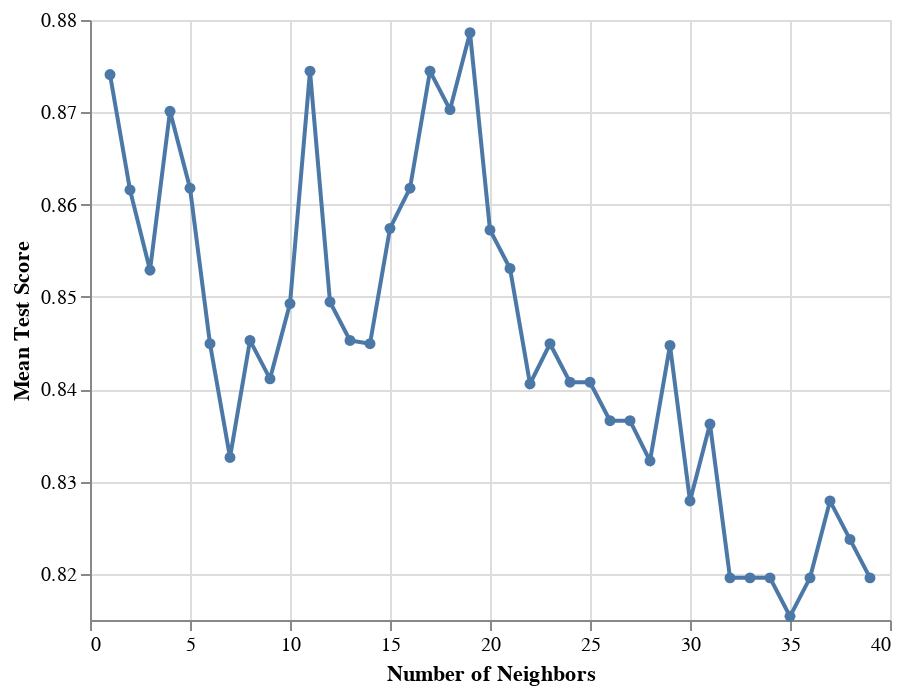

The notebook cell saved with this chart:
### Code cell
accuracy_versus_k_grid = alt.Chart(accuracies_grid).mark_line(point=True).encode(
    x = alt.X('param_kneighborsclassifier__n_neighbors', title='Number of Neighbors', scale=alt.Scale(zero=False)),
    y = alt.Y('mean_test_score', title='Mean Test Score', scale=alt.Scale(zero=False))
)

 
accuracy_versus_k_grid

### Figure 1 — Vega-Lite specification as saved in the notebook (floating-point values rounded to 4 significant figures)
{"config": {"view": {"continuousWidth": 400, "continuousHeight": 300}}, "data": {"name": "data-ab64eff7c8b07280aaa19ad0a220c3d9"}, "mark": {"type": "line", "point": true}, "encoding": {"x": {"field": "param_kneighborsclassifier__n_neighbors", "scale": {"zero": false}, "title": "Number of Neighbors", "type": "quantitative"}, "y": {"field": "mean_test_score", "scale": {"zero": false}, "title": "Mean Test Score", "type": "quantitative"}}, "$schema": "https://vega.github.io/schema/vega-lite/v4.17.0.json", "datasets": {"data-ab64eff7c8b07280aaa19ad0a220c3d9": [{"mean_fit_time": 0.009514, "std_fit_time": 0.0006741, "mean_score_time": 0.008527, "std_score_time": 0.00261, "param_kneighborsclassifier__n_neighbors": 1, "params": {"kneighborsclassifier__n_neighbors": 1}, "split0_test_score": 0.875, "split1_test_score": 0.8333, "split2_test_score": 0.875, "split3_test_score": 0.875, "split4_test_score": 0.9583, "split5_test_score": 0.7917, "split6_test_score": 0.9167, "split7_test_score": 0.8333, "split8_test_score": 0.913, "split9_test_score": 0.8696, "mean_test_score": 0.8741, "std_test_score": 0.04535, "rank_test_score": 4}, {"mean_fit_time": 0.01126, "std_fit_time": 0.004195, "mean_score_time": 0.008074, "std_score_time": 0.0007426, "param_kneighborsclassifier__n_neighbors": 2, "params": {"kneighborsclassifier__n_neighbors": 2}, "split0_test_score": 0.875, "split1_test_score": 0.875, "split2_test_score": 0.8333, "split3_test_score": 0.8333, "split4_test_score": 0.875, "split5_test_score": 0.7917, "split6_test_score": 0.875, "split7_test_score": 0.875, "split8_test_score": 0.913, "split9_test_score": 0.8696, "mean_test_score": 0.8616, "std_test_score": 0.03177, "rank_test_score": 9}, {"mean_fit_time": 0.008691, "std_fit_time": 0.0007418, "mean_score_time": 0.007494, "std_score_time": 0.0006661, "param_kneighborsclassifier__n_neighbors": 3, "params": {"kneighborsclassifier__n_neighbors": 3}, "split0_test_score": 0.7917, "split1_test_score": 0.875, "split2_test_score": 0.8333, "split3_test_score": 0.8333, "split4_test_score": 0.9167, "split5_test_score": 0.7917, "split6_test_score": 0.9167, "split7_test_score": 0.875, "split8_test_score": 0.8261, "split9_test_score": 0.8696, "mean_test_score": 0.8529, "std_test_score": 0.04286, "rank_test_score": 13}, {"mean_fit_time": 0.009444, "std_fit_time": 0.001446, "mean_score_time": 0.007995, "std_score_time": 0.001523, "param_kneighborsclassifier__n_neighbors": 4, "params": {"kneighborsclassifier__n_neighbors": 4}, "split0_test_score": 0.8333, "split1_test_score": 0.875, "split2_test_score": 0.8333, "split3_test_score": 0.7917, "split4_test_score": 0.9583, "split5_test_score": 0.8333, "split6_test_score": 0.875, "split7_test_score": 0.875, "split8_test_score": 0.913, "split9_test_score": 0.913, "mean_test_score": 0.8701, "std_test_score": 0.04664, "rank_test_score": 6}, {"mean_fit_time": 0.008766, "std_fit_time": 0.0004266, "mean_score_time": 0.007335, "std_score_time": 0.0004075, "param_kneighborsclassifier__n_neighbors": 5, "params": {"kneighborsclassifier__n_neighbors": 5}, "split0_test_score": 0.7917, "split1_test_score": 0.9167, "split2_test_score": 0.8333, "split3_test_score": 0.7917, "split4_test_score": 0.9167, "split5_test_score": 0.8333, "split6_test_score": 0.875, "split7_test_score": 0.8333, "split8_test_score": 0.913, "split9_test_score": 0.913, "mean_test_score": 0.8618, "std_test_score": 0.0487, "rank_test_score": 8}, {"mean_fit_time": 0.008665, "std_fit_time": 0.0004524, "mean_score_time": 0.007636, "std_score_time": 0.0005003, "param_kneighborsclassifier__n_neighbors": 6, "params": {"kneighborsclassifier__n_neighbors": 6}, "split0_test_score": 0.7917, "split1_test_score": 0.9167, "split2_test_score": 0.75, "split3_test_score": 0.75, "split4_test_score": 0.9583, "split5_test_score": 0.7917, "split6_test_score": 0.8333, "split7_test_score": 0.875, "split8_test_score": 0.8696, "split9_test_score": 0.913, "mean_test_score": 0.8449, "std_test_score": 0.06927, "rank_test_score": 19}, {"mean_fit_time": 0.008984, "std_fit_time": 0.0005936, "mean_score_time": 0.007636, "std_score_time": 0.0005159, "param_kneighborsclassifier__n_neighbors": 7, "params": {"kneighborsclassifier__n_neighbors": 7}, "split0_test_score": 0.6667, "split1_test_score": 0.9167, "split2_test_score": 0.7917, "split3_test_score": 0.7083, "split4_test_score": 0.9583, "split5_test_score": 0.7917, "split6_test_score": 0.7917, "split7_test_score": 0.875, "split8_test_score": 0.9565, "split9_test_score": 0.8696, "mean_test_score": 0.8326, "std_test_score": 0.09455, "rank_test_score": 29}, {"mean_fit_time": 0.008741, "std_fit_time": 0.0004165, "mean_score_time": 0.007366, "std_score_time": 0.0002832, "param_kneighborsclassifier__n_neighbors": 8, "params": {"kneighborsclassifier__n_neighbors": 8}, "split0_test_score": 0.7917, "split1_test_score": 0.9167, "split2_test_score": 0.7083, "split3_test_score": 0.7083, "split4_test_score": 0.9583, "split5_test_score": 0.875, "split6_test_score": 0.7917, "split7_test_score": 0.8333, "split8_test_score": 0.9565, "split9_test_score": 0.913, "mean_test_score": 0.8453, "std_test_score": 0.08895, "rank_test_score": 16}, {"mean_fit_time": 0.008712, "std_fit_time": 0.0003604, "mean_score_time": 0.007626, "std_score_time": 0.0005324, "param_kneighborsclassifier__n_neighbors": 9, "params": {"kneighborsclassifier__n_neighbors": 9}, "split0_test_score": 0.7083, "split1_test_score": 0.9167, "split2_test_score": 0.7083, "split3_test_score": 0.75, "split4_test_score": 0.9583, "split5_test_score": 0.8333, "split6_test_score": 0.8333, "split7_test_score": 0.8333, "split8_test_score": 0.9565, "split9_test_score": 0.913, "mean_test_score": 0.8411, "std_test_score": 0.09038, "rank_test_score": 22}, {"mean_fit_time": 0.008798, "std_fit_time": 0.0004185, "mean_score_time": 0.007708, "std_score_time": 0.0007007, "param_kneighborsclassifier__n_neighbors": 10, "params": {"kneighborsclassifier__n_neighbors": 10}, "split0_test_score": 0.75, "split1_test_score": 0.9167, "split2_test_score": 0.7083, "split3_test_score": 0.75, "split4_test_score": 0.9583, "split5_test_score": 0.875, "split6_test_score": 0.8333, "split7_test_score": 0.875, "split8_test_score": 0.913, "split9_test_score": 0.913, "mean_test_score": 0.8493, "std_test_score": 0.08107, "rank_test_score": 15}, {"mean_fit_time": 0.01, "std_fit_time": 0.001405, "mean_score_time": 0.01596, "std_score_time": 0.02172, "param_kneighborsclassifier__n_neighbors": 11, "params": {"kneighborsclassifier__n_neighbors": 11}, "split0_test_score": 0.7917, "split1_test_score": 0.9167, "split2_test_score": 0.7083, "split3_test_score": 0.8333, "split4_test_score": 0.9583, "split5_test_score": 0.875, "split6_test_score": 0.9583, "split7_test_score": 0.8333, "split8_test_score": 0.9565, "split9_test_score": 0.913, "mean_test_score": 0.8745, "std_test_score": 0.07868, "rank_test_score": 2}, {"mean_fit_time": 0.009345, "std_fit_time": 0.001185, "mean_score_time": 0.007908, "std_score_time": 0.001018, "param_kneighborsclassifier__n_neighbors": 12, "params": {"kneighborsclassifier__n_neighbors": 12}, "split0_test_score": 0.75, "split1_test_score": 0.875, "split2_test_score": 0.7083, "split3_test_score": 0.7917, "split4_test_score": 0.9583, "split5_test_score": 0.875, "split6_test_score": 0.8333, "split7_test_score": 0.8333, "split8_test_score": 0.9565, "split9_test_score": 0.913, "mean_test_score": 0.8495, "std_test_score": 0.07895, "rank_test_score": 14}, {"mean_fit_time": 0.009413, "std_fit_time": 0.001563, "mean_score_time": 0.007923, "std_score_time": 0.0005767, "param_kneighborsclassifier__n_neighbors": 13, "params": {"kneighborsclassifier__n_neighbors": 13}, "split0_test_score": 0.6667, "split1_test_score": 0.875, "split2_test_score": 0.75, "split3_test_score": 0.875, "split4_test_score": 0.9167, "split5_test_score": 0.7917, "split6_test_score": 0.8333, "split7_test_score": 0.875, "split8_test_score": 0.9565, "split9_test_score": 0.913, "mean_test_score": 0.8453, "std_test_score": 0.08289, "rank_test_score": 16}, {"mean_fit_time": 0.01054, "std_fit_time": 0.002541, "mean_score_time": 0.008731, "std_score_time": 0.001381, "param_kneighborsclassifier__n_neighbors": 14, "params": {"kneighborsclassifier__n_neighbors": 14}, "split0_test_score": 0.75, "split1_test_score": 0.875, "split2_test_score": 0.75, "split3_test_score": 0.8333, "split4_test_score": 0.9583, "split5_test_score": 0.8333, "split6_test_score": 0.7917, "split7_test_score": 0.875, "split8_test_score": 0.8696, "split9_test_score": 0.913, "mean_test_score": 0.8449, "std_test_score": 0.06407, "rank_test_score": 19}, {"mean_fit_time": 0.008918, "std_fit_time": 0.0008269, "mean_score_time": 0.007696, "std_score_time": 0.0009089, "param_kneighborsclassifier__n_neighbors": 15, "params": {"kneighborsclassifier__n_neighbors": 15}, "split0_test_score": 0.75, "split1_test_score": 0.875, "split2_test_score": 0.75, "split3_test_score": 0.875, "split4_test_score": 0.9583, "split5_test_score": 0.7917, "split6_test_score": 0.9167, "split7_test_score": 0.875, "split8_test_score": 0.8696, "split9_test_score": 0.913, "mean_test_score": 0.8574, "std_test_score": 0.06728, "rank_test_score": 10}, {"mean_fit_time": 0.008802, "std_fit_time": 0.0004127, "mean_score_time": 0.007729, "std_score_time": 0.0005802, "param_kneighborsclassifier__n_neighbors": 16, "params": {"kneighborsclassifier__n_neighbors": 16}, "split0_test_score": 0.7917, "split1_test_score": 0.875, "split2_test_score": 0.75, "split3_test_score": 0.8333, "split4_test_score": 0.9583, "split5_test_score": 0.875, "split6_test_score": 0.8333, "split7_test_score": 0.875, "split8_test_score": 0.8696, "split9_test_score": 0.9565, "mean_test_score": 0.8618, "std_test_score": 0.06157, "rank_test_score": 7}, {"mean_fit_time": 0.009906, "std_fit_time": 0.001235, "mean_score_time": 0.008253, "std_score_time": 0.0009314, "param_kneighborsclassifier__n_neighbors": 17, "params": {"kneighborsclassifier__n_neighbors": 17}, "split0_test_score": 0.7917, "split1_test_score": 0.875, "split2_test_score": 0.75, "split3_test_score": 0.8333, "split4_test_score": 0.9583, "split5_test_score": 0.875, "split6_test_score": 0.9167, "split7_test_score": 0.875, "split8_test_score": 0.913, "split9_test_score": 0.9565, "mean_test_score": 0.8745, "std_test_score": 0.06409, "rank_test_score": 2}, {"mean_fit_time": 0.009717, "std_fit_time": 0.00123, "mean_score_time": 0.008229, "std_score_time": 0.0006053, "param_kneighborsclassifier__n_neighbors": 18, "params": {"kneighborsclassifier__n_neighbors": 18}, "split0_test_score": 0.75, "split1_test_score": 0.875, "split2_test_score": 0.75, "split3_test_score": 0.8333, "split4_test_score": 0.9583, "split5_test_score": 0.875, "split6_test_score": 0.9167, "split7_test_score": 0.875, "split8_test_score": 0.913, "split9_test_score": 0.9565, "mean_test_score": 0.8703, "std_test_score": 0.07038, "rank_test_score": 5}, {"mean_fit_time": 0.008956, "std_fit_time": 0.0005206, "mean_score_time": 0.007326, "std_score_time": 0.0002767, "param_kneighborsclassifier__n_neighbors": 19, "params": {"kneighborsclassifier__n_neighbors": 19}, "split0_test_score": 0.75, "split1_test_score": 0.875, "split2_test_score": 0.75, "split3_test_score": 0.9167, "split4_test_score": 0.9583, "split5_test_score": 0.875, "split6_test_score": 0.9167, "split7_test_score": 0.875, "split8_test_score": 0.913, "split9_test_score": 0.9565, "mean_test_score": 0.8786, "std_test_score": 0.07045, "rank_test_score": 1}, {"mean_fit_time": 0.009229, "std_fit_time": 0.0006355, "mean_score_time": 0.007561, "std_score_time": 0.0002953, "param_kneighborsclassifier__n_neighbors": 20, "params": {"kneighborsclassifier__n_neighbors": 20}, "split0_test_score": 0.75, "split1_test_score": 0.875, "split2_test_score": 0.75, "split3_test_score": 0.9167, "split4_test_score": 0.9583, "split5_test_score": 0.875, "split6_test_score": 0.875, "split7_test_score": 0.8333, "split8_test_score": 0.8261, "split9_test_score": 0.913, "mean_test_score": 0.8572, "std_test_score": 0.06508, "rank_test_score": 11}, {"mean_fit_time": 0.008879, "std_fit_time": 0.0007433, "mean_score_time": 0.007461, "std_score_time": 0.0005863, "param_kneighborsclassifier__n_neighbors": 21, "params": {"kneighborsclassifier__n_neighbors": 21}, "split0_test_score": 0.75, "split1_test_score": 0.875, "split2_test_score": 0.75, "split3_test_score": 0.9167, "split4_test_score": 0.9583, "split5_test_score": 0.8333, "split6_test_score": 0.875, "split7_test_score": 0.8333, "split8_test_score": 0.8261, "split9_test_score": 0.913, "mean_test_score": 0.8531, "std_test_score": 0.06514, "rank_test_score": 12}, {"mean_fit_time": 0.00894, "std_fit_time": 0.0004832, "mean_score_time": 0.007296, "std_score_time": 0.0003223, "param_kneighborsclassifier__n_neighbors": 22, "params": {"kneighborsclassifier__n_neighbors": 22}, "split0_test_score": 0.7917, "split1_test_score": 0.875, "split2_test_score": 0.75, "split3_test_score": 0.875, "split4_test_score": 0.9583, "split5_test_score": 0.8333, "split6_test_score": 0.8333, "split7_test_score": 0.75, "split8_test_score": 0.8261, "split9_test_score": 0.913, "mean_test_score": 0.8406, "std_test_score": 0.06372, "rank_test_score": 25}, {"mean_fit_time": 0.0114, "std_fit_time": 0.002363, "mean_score_time": 0.009454, "std_score_time": 0.00163, "param_kneighborsclassifier__n_neighbors": 23, "params": {"kneighborsclassifier__n_neighbors": 23}, "split0_test_score": 0.7917, "split1_test_score": 0.875, "split2_test_score": 0.7083, "split3_test_score": 0.875, "split4_test_score": 0.9583, "split5_test_score": 0.8333, "split6_test_score": 0.8333, "split7_test_score": 0.7917, "split8_test_score": 0.8696, "split9_test_score": 0.913, "mean_test_score": 0.8449, "std_test_score": 0.06672, "rank_test_score": 18}, {"mean_fit_time": 0.01064, "std_fit_time": 0.003313, "mean_score_time": 0.008946, "std_score_time": 0.001689, "param_kneighborsclassifier__n_neighbors": 24, "params": {"kneighborsclassifier__n_neighbors": 24}, "split0_test_score": 0.7917, "split1_test_score": 0.875, "split2_test_score": 0.7083, "split3_test_score": 0.8333, "split4_test_score": 0.9583, "split5_test_score": 0.8333, "split6_test_score": 0.8333, "split7_test_score": 0.7917, "split8_test_score": 0.8696, "split9_test_score": 0.913, "mean_test_score": 0.8408, "std_test_score": 0.06601, "rank_test_score": 23}, {"mean_fit_time": 0.01018, "std_fit_time": 0.003604, "mean_score_time": 0.007451, "std_score_time": 0.0003202, "param_kneighborsclassifier__n_neighbors": 25, "params": {"kneighborsclassifier__n_neighbors": 25}, "split0_test_score": 0.75, "split1_test_score": 0.875, "split2_test_score": 0.75, "split3_test_score": 0.8333, "split4_test_score": 0.9583, "split5_test_score": 0.8333, "split6_test_score": 0.8333, "split7_test_score": 0.7917, "split8_test_score": 0.8696, "split9_test_score": 0.913, "mean_test_score": 0.8408, "std_test_score": 0.06333, "rank_test_score": 23}, {"mean_fit_time": 0.009444, "std_fit_time": 0.0008496, "mean_score_time": 0.008119, "std_score_time": 0.0008048, "param_kneighborsclassifier__n_neighbors": 26, "params": {"kneighborsclassifier__n_neighbors": 26}, "split0_test_score": 0.7917, "split1_test_score": 0.875, "split2_test_score": 0.7083, "split3_test_score": 0.8333, "split4_test_score": 0.9167, "split5_test_score": 0.8333, "split6_test_score": 0.8333, "split7_test_score": 0.7917, "split8_test_score": 0.8696, "split9_test_score": 0.913, "mean_test_score": 0.8366, "std_test_score": 0.05945, "rank_test_score": 26}, {"mean_fit_time": 0.009166, "std_fit_time": 0.0006338, "mean_score_time": 0.009617, "std_score_time": 0.005532, "param_kneighborsclassifier__n_neighbors": 27, "params": {"kneighborsclassifier__n_neighbors": 27}, "split0_test_score": 0.7083, "split1_test_score": 0.875, "split2_test_score": 0.7083, "split3_test_score": 0.8333, "split4_test_score": 0.9583, "split5_test_score": 0.8333, "split6_test_score": 0.875, "split7_test_score": 0.7917, "split8_test_score": 0.8696, "split9_test_score": 0.913, "mean_test_score": 0.8366, "std_test_score": 0.07723, "rank_test_score": 26}, {"mean_fit_time": 0.008962, "std_fit_time": 0.0004474, "mean_score_time": 0.008082, "std_score_time": 0.0009076, "param_kneighborsclassifier__n_neighbors": 28, "params": {"kneighborsclassifier__n_neighbors": 28}, "split0_test_score": 0.75, "split1_test_score": 0.875, "split2_test_score": 0.7083, "split3_test_score": 0.8333, "split4_test_score": 0.9167, "split5_test_score": 0.8333, "split6_test_score": 0.875, "split7_test_score": 0.7917, "split8_test_score": 0.8261, "split9_test_score": 0.913, "mean_test_score": 0.8322, "std_test_score": 0.06412, "rank_test_score": 30}, {"mean_fit_time": 0.008799, "std_fit_time": 0.0009729, "mean_score_time": 0.008824, "std_score_time": 0.00442, "param_kneighborsclassifier__n_neighbors": 29, "params": {"kneighborsclassifier__n_neighbors": 29}, "split0_test_score": 0.75, "split1_test_score": 0.875, "split2_test_score": 0.75, "split3_test_score": 0.8333, "split4_test_score": 0.9583, "split5_test_score": 0.8333, "split6_test_score": 0.9167, "split7_test_score": 0.7917, "split8_test_score": 0.8696, "split9_test_score": 0.8696, "mean_test_score": 0.8447, "std_test_score": 0.06423, "rank_test_score": 21}, {"mean_fit_time": 0.009034, "std_fit_time": 0.0009002, "mean_score_time": 0.007933, "std_score_time": 0.001069, "param_kneighborsclassifier__n_neighbors": 30, "params": {"kneighborsclassifier__n_neighbors": 30}, "split0_test_score": 0.75, "split1_test_score": 0.875, "split2_test_score": 0.75, "split3_test_score": 0.8333, "split4_test_score": 0.9167, "split5_test_score": 0.875, "split6_test_score": 0.8333, "split7_test_score": 0.75, "split8_test_score": 0.8261, "split9_test_score": 0.8696, "mean_test_score": 0.8279, "std_test_score": 0.05685, "rank_test_score": 31}, {"mean_fit_time": 0.009375, "std_fit_time": 0.001108, "mean_score_time": 0.00762, "std_score_time": 0.0004465, "param_kneighborsclassifier__n_neighbors": 31, "params": {"kneighborsclassifier__n_neighbors": 31}, "split0_test_score": 0.7083, "split1_test_score": 0.9167, "split2_test_score": 0.75, "split3_test_score": 0.8333, "split4_test_score": 0.9167, "split5_test_score": 0.875, "split6_test_score": 0.8333, "split7_test_score": 0.8333, "split8_test_score": 0.8261, "split9_test_score": 0.8696, "mean_test_score": 0.8362, "std_test_score": 0.06283, "rank_test_score": 28}, {"mean_fit_time": 0.01009, "std_fit_time": 0.001727, "mean_score_time": 0.00818, "std_score_time": 0.000795, "param_kneighborsclassifier__n_neighbors": 32, "params": {"kneighborsclassifier__n_neighbors": 32}, "split0_test_score": 0.7083, "split1_test_score": 0.875, "split2_test_score": 0.7083, "split3_test_score": 0.8333, "split4_test_score": 0.9167, "split5_test_score": 0.875, "split6_test_score": 0.8333, "split7_test_score": 0.75, "split8_test_score": 0.8261, "split9_test_score": 0.8696, "mean_test_score": 0.8196, "std_test_score": 0.06934, "rank_test_score": 34}, {"mean_fit_time": 0.009834, "std_fit_time": 0.0009866, "mean_score_time": 0.00881, "std_score_time": 0.0008715, "param_kneighborsclassifier__n_neighbors": 33, "params": {"kneighborsclassifier__n_neighbors": 33}, "split0_test_score": 0.6667, "split1_test_score": 0.875, "split2_test_score": 0.75, "split3_test_score": 0.8333, "split4_test_score": 0.9167, "split5_test_score": 0.875, "split6_test_score": 0.8333, "split7_test_score": 0.75, "split8_test_score": 0.8261, "split9_test_score": 0.8696, "mean_test_score": 0.8196, "std_test_score": 0.0718, "rank_test_score": 34}, {"mean_fit_time": 0.01037, "std_fit_time": 0.001294, "mean_score_time": 0.008169, "std_score_time": 0.0007475, "param_kneighborsclassifier__n_neighbors": 34, "params": {"kneighborsclassifier__n_neighbors": 34}, "split0_test_score": 0.75, "split1_test_score": 0.875, "split2_test_score": 0.7083, "split3_test_score": 0.7917, "split4_test_score": 0.9167, "split5_test_score": 0.875, "split6_test_score": 0.8333, "split7_test_score": 0.75, "split8_test_score": 0.8261, "split9_test_score": 0.8696, "mean_test_score": 0.8196, "std_test_score": 0.06414, "rank_test_score": 34}, {"mean_fit_time": 0.01012, "std_fit_time": 0.003777, "mean_score_time": 0.009905, "std_score_time": 0.005053, "param_kneighborsclassifier__n_neighbors": 35, "params": {"kneighborsclassifier__n_neighbors": 35}, "split0_test_score": 0.7083, "split1_test_score": 0.9167, "split2_test_score": 0.7083, "split3_test_score": 0.7917, "split4_test_score": 0.9167, "split5_test_score": 0.8333, "split6_test_score": 0.8333, "split7_test_score": 0.75, "split8_test_score": 0.8261, "split9_test_score": 0.8696, "mean_test_score": 0.8154, "std_test_score": 0.07209, "rank_test_score": 39}, {"mean_fit_time": 0.01032, "std_fit_time": 0.001945, "mean_score_time": 0.007953, "std_score_time": 0.0006782, "param_kneighborsclassifier__n_neighbors": 36, "params": {"kneighborsclassifier__n_neighbors": 36}, "split0_test_score": 0.75, "split1_test_score": 0.9167, "split2_test_score": 0.7083, "split3_test_score": 0.7917, "split4_test_score": 0.9167, "split5_test_score": 0.8333, "split6_test_score": 0.8333, "split7_test_score": 0.75, "split8_test_score": 0.8261, "split9_test_score": 0.8696, "mean_test_score": 0.8196, "std_test_score": 0.06679, "rank_test_score": 34}, {"mean_fit_time": 0.009449, "std_fit_time": 0.001176, "mean_score_time": 0.008586, "std_score_time": 0.001323, "param_kneighborsclassifier__n_neighbors": 37, "params": {"kneighborsclassifier__n_neighbors": 37}, "split0_test_score": 0.75, "split1_test_score": 0.9167, "split2_test_score": 0.7083, "split3_test_score": 0.7917, "split4_test_score": 0.9583, "split5_test_score": 0.8333, "split6_test_score": 0.875, "split7_test_score": 0.75, "split8_test_score": 0.8261, "split9_test_score": 0.8696, "mean_test_score": 0.8279, "std_test_score": 0.07525, "rank_test_score": 31}, {"mean_fit_time": 0.009372, "std_fit_time": 0.0006407, "mean_score_time": 0.00802, "std_score_time": 0.0006978, "param_kneighborsclassifier__n_neighbors": 38, "params": {"kneighborsclassifier__n_neighbors": 38}, "split0_test_score": 0.75, "split1_test_score": 0.9167, "split2_test_score": 0.7083, "split3_test_score": 0.7917, "split4_test_score": 0.9583, "split5_test_score": 0.8333, "split6_test_score": 0.8333, "split7_test_score": 0.75, "split8_test_score": 0.8261, "split9_test_score": 0.8696, "mean_test_score": 0.8237, "std_test_score": 0.07366, "rank_test_score": 33}, {"mean_fit_time": 0.01026, "std_fit_time": 0.001295, "mean_score_time": 0.008624, "std_score_time": 0.0007207, "param_kneighborsclassifier__n_neighbors": 39, "params": {"kneighborsclassifier__n_neighbors": 39}, "split0_test_score": 0.7083, "split1_test_score": 0.9167, "split2_test_score": 0.7083, "split3_test_score": 0.7917, "split4_test_score": 0.9583, "split5_test_score": 0.8333, "split6_test_score": 0.8333, "split7_test_score": 0.75, "split8_test_score": 0.8261, "split9_test_score": 0.8696, "mean_test_score": 0.8196, "std_test_score": 0.07872, "rank_test_score": 34}]}}
